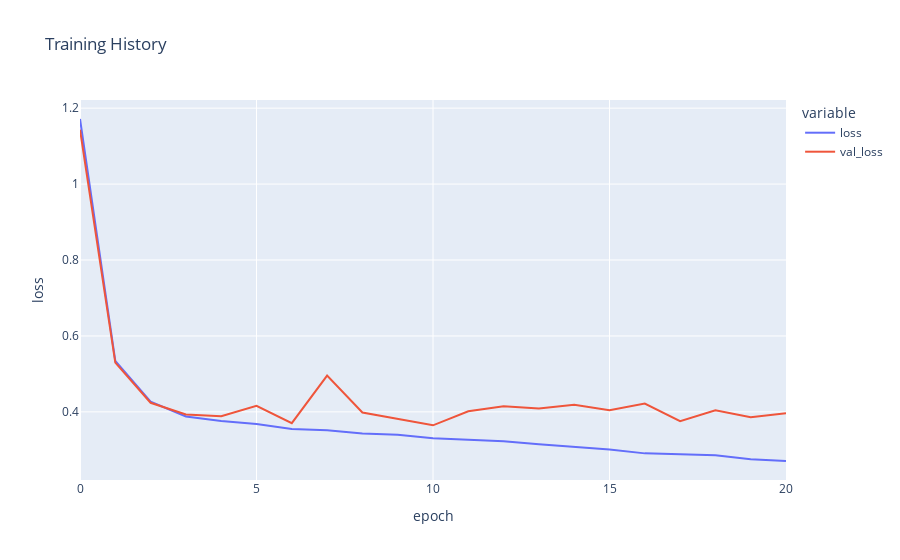

This figure's notebook cell:
### Markdown cell above
### Metrics plot

### Code cell
fig = px.line(
    history_gender.history, y=['loss', 'val_loss'],
    labels={
        'index': 'epoch', 
        'value': 'loss'
    }, 
    title='Training History'
)
fig.show()

### Figure 1 — Plotly figure (JSON) as saved in the notebook; plotly's stock layout.template omitted (floating-point values rounded to 4 significant figures)
{"data": [{"hovertemplate": "variable=loss<br>epoch=%{x}<br>loss=%{y}<extra></extra>", "legendgroup": "loss", "line": {"color": "#636efa", "dash": "solid"}, "marker": {"symbol": "circle"}, "mode": "lines", "name": "loss", "orientation": "v", "showlegend": true, "type": "scatter", "x": [0, 1, 2, 3, 4, 5, 6, 7, 8, 9, 10, 11, 12, 13, 14, 15, 16, 17, 18, 19, 20], "xaxis": "x", "y": [1.171, 0.5345, 0.4271, 0.3879, 0.3761, 0.3679, 0.3548, 0.3518, 0.3428, 0.3398, 0.3304, 0.3256, 0.3225, 0.3148, 0.3077, 0.301, 0.2907, 0.2884, 0.2855, 0.2751, 0.2706], "yaxis": "y"}, {"hovertemplate": "variable=val_loss<br>epoch=%{x}<br>loss=%{y}<extra></extra>", "legendgroup": "val_loss", "line": {"color": "#EF553B", "dash": "solid"}, "marker": {"symbol": "circle"}, "mode": "lines", "name": "val_loss", "orientation": "v", "showlegend": true, "type": "scatter", "x": [0, 1, 2, 3, 4, 5, 6, 7, 8, 9, 10, 11, 12, 13, 14, 15, 16, 17, 18, 19, 20], "xaxis": "x", "y": [1.143, 0.5297, 0.424, 0.3932, 0.3882, 0.4162, 0.3702, 0.4954, 0.3984, 0.3816, 0.3646, 0.4016, 0.4146, 0.4088, 0.4185, 0.4042, 0.4217, 0.3756, 0.4041, 0.386, 0.3964], "yaxis": "y"}], "layout": {"legend": {"title": {"text": "variable"}, "tracegroupgap": 0}, "title": {"text": "Training History"}, "xaxis": {"anchor": "y", "domain": [0, 1], "title": {"text": "epoch"}}, "yaxis": {"anchor": "x", "domain": [0, 1], "title": {"text": "loss"}}}}
